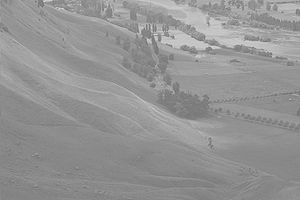
#> input picture images/Q4.jpg, 300 x 200 px
$ python Main.py
#> lines starting #> are read from the running program, lines starting #| are printed output that depends on the picture
import cv2
import matplotlib.pyplot as plt
from math import log2
import os
import numpy

def plotter(img_list, r, w, gray, wr, hr, fig_name = None):
    plt.rcParams['figure.figsize'] = (wr, hr)
    for i in range(len(img_list)):
        plt.subplot(r, w, i + 1)
        if gray:
            plt.imshow(img_list[i][0], cmap = 'gray')
        else:
            plt.imshow(img_list[i][0])
        plt.title(img_list[i][1])
        plt.xticks([])
        plt.yticks([])
    if fig_name is not None:
        plt.savefig(fig_name + '.jpg')
    plt.show()

def each_part_strech(image, type_string):
    transform_function = []
    histg = cv2.calcHist([image],[0],None,[256],[0,256])

    freq_list = []
    for i in range(image.shape[0]):
        for j in range(image.shape[1]):
            freq_list.append(image[i,j])

    if type_string == "stretch":
        c = min(freq_list)
        d = max(freq_list)
    elif type_string == "clip":
        freq_list.sort()
        clip1_list = freq_list[600:59400]
        c = min(clip1_list)
        d = max(clip1_list)

    # print(c, d)
    a = numpy.zeros(shape=(image.shape[0], image.shape[1]))
    for area in range(local_area):
        for i in range(image.shape[0]):
            for j in range(image.shape[1]):
                a[i,j] = round((image[i,j]-c)*(255)/(d-c))
                if a[i,j] <0:
                    a[i,j] = 0
                elif a[i,j]>255:
                    a[i,j] = 255

    # transform function
    for i in range(0,255):
        new_num = round((i-c)*(255)/(d-c))
        if new_num < 0:
            new_num = 0
        elif new_num > 255:
            new_num = 255
        transform_function.append((i,new_num))

    return a, transform_function

def seperate_picture(img, local_area):
    croped_images = []
    if local_area == 1 :
        return [img]


    elif local_area == 4:
        for i in range(2):
            for j in range(2):
                a, b = int(0 + (j*image.shape[0]/2)), int(image.shape[0]/2 + (j* image.shape[0]/2))
                x, y = int(0 + (i*image.shape[1]/2)), int(image.shape[1]/2 + (i *image.shape[1]/2))
                croped_images.append(img[a:b, x:y])
        # [4 lines of commented-out code are left out]
        croped_images = numpy.array(croped_images)
        return croped_images

    elif local_area == 8:
        for i in range(2):
            for j in range(4):
                a, b = int(0 + (j*image.shape[0]/4)), int(image.shape[0]/4 + (j* image.shape[0]/4))
                x, y = int(0 + (i*image.shape[1]/2)), int(image.shape[1]/2 + (i *image.shape[1]/2))
                croped_images.append(img[a:b, x:y])

        # [8 lines of commented-out code are left out]
        croped_images = numpy.array(croped_images)
        return croped_images

def concat_images(pictures_list):
    if local_area == 4:
        f = numpy.row_stack((pictures_list[0], pictures_list[1]))
        g = numpy.row_stack((pictures_list[2], pictures_list[3]))
        h = numpy.column_stack((f,g))
        return h

    elif local_area == 8:
        f = numpy.row_stack((pictures_list[0], pictures_list[1],pictures_list[2],pictures_list[3] ))
        g = numpy.row_stack((pictures_list[4], pictures_list[5], pictures_list[6], pictures_list[7]))
        h = numpy.column_stack((f,g))
        return h


def stretch_hist(image, local_area ):

    transform_functions = [[(color_s, color_d) for color_s, color_d in zip(range(256), range(256))] for _ in range(local_area)]
    croped_images = seperate_picture(image, local_area)
    pictures_list = []
    print("Strech - For Local Area %s"%local_area)

    for i in range(local_area):
        new_image, tf = each_part_strech(croped_images[i], "stretch")

        pictures_list.append(new_image)
        transform_functions[i] = tf

    if local_area != 1:
        new_image = concat_images(pictures_list)

    return new_image, transform_functions


def clip1_hist(image, local_area = 1):

    transform_functions = [[(color_s, color_d) for color_s, color_d in zip(range(256), range(256))] for _ in range(local_area)]
    croped_images = seperate_picture(image, local_area)
    pictures_list = []
    print("Clip1 - For Local Area %s"%local_area)

    for i in range(local_area):
        new_image, tf = each_part_strech(croped_images[i], "clip")
        pictures_list.append(new_image)
        transform_functions[i] = tf

    if local_area != 1:
        new_image = concat_images(pictures_list)

    return new_image, transform_functions


def CDF_calculator(h):
	# finds cumulative sum
	return [sum(h[:i+1]) for i in range(len(h))]


def equalize(image):

    histg = cv2.calcHist([image],[0],None,[256],[0,256])
    cdf = numpy.array(CDF_calculator(histg))

    #transfer function
    sk = numpy.uint8(255 * cdf / (image.shape[0]* image.shape[1]))
    new_image = numpy.zeros_like(image)

	# equalize each pixel
    for i in range(0, image.shape[0]):
        for j in range(0, image.shape[1]):
            new_image[i, j] = sk[image[i, j]]

    transform_function = []
    for i in range(256):
        transform_function.append((i,sk[i]))
    return new_image, transform_function


def equalize_hist(image, local_area ):

    transform_functions = [[(color_s, color_d) for color_s, color_d in zip(range(256), range(256))] for _ in range(local_area)]
    croped_images = seperate_picture(image, local_area)
    pictures_list = []
    print("Equalization - For Local Area %s\n"%local_area)

    for i in range(local_area):
        new_image, tf = equalize(croped_images[i])
        pictures_list.append(new_image)
        transform_functions[i] = tf

    if local_area != 1:
        new_image = concat_images(pictures_list)

    return new_image, transform_functions

image_list = []
local_areas = [1,4, 8]
image = cv2.imread(os.path.join('images', 'Q4.jpg'), cv2.IMREAD_GRAYSCALE)
#> image is the input picture: shape (200, 300); min 100, max 223, mean 148
image_list.append([image, 'src'])

for local_area in local_areas:
    stretched, transforms_stretched = stretch_hist(image, local_area)
    clipped, transforms_clipped = clip1_hist(image, local_area)
    equalized, transforms_equalized = equalize_hist(image, local_area)
    if local_area == 1:
        plt.rcParams['figure.figsize'] = (20, 10)
        for tr, title in [(transforms_stretched, 'transform_stretched'), (transforms_clipped, 'transform_clipped'), (transforms_equalized, 'transform_equalized')]:
            plt.plot([x for x, _ in tr[0]], [y for _, y in tr[0]])
            plt.title(title)
            plt.savefig(title + '.jpg')
            plt.show()
    image_list.append([stretched, 'stretch(%s)'%(local_area)])
    image_list.append([clipped, 'clipping 1 percent(%s)'%(local_area)])
    image_list.append([equalized, 'equalize(%s)'%(local_area)])
    plotter(image_list, 2, 2, True, 20, 10, 'q4a-la(%s)'%(local_area))
    image_list = []
#> this loop made 3 passes
#> pass 1, `stretched, transforms_stretched = stretch_hist(image, local_area)`:
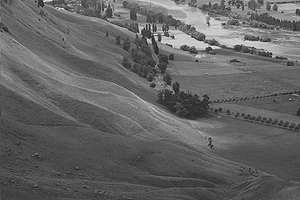
#> stretched: shape (200, 300) float64; min 0, max 255, mean 99.5
#> pass 1, `clipped, transforms_clipped = clip1_hist(image, local_area)`:
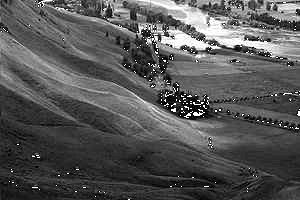
#> clipped: shape (200, 300) float64; min 0, max 255, mean 86.2
#> pass 1, `equalized, transforms_equalized = equalize_hist(image, local_area)`:
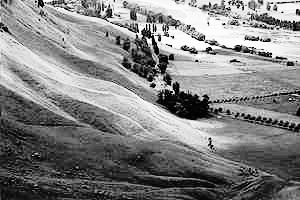
#> equalized: shape (200, 300); min 0, max 255, mean 130
#> pass 1, `plt.savefig(title + '.jpg')`:
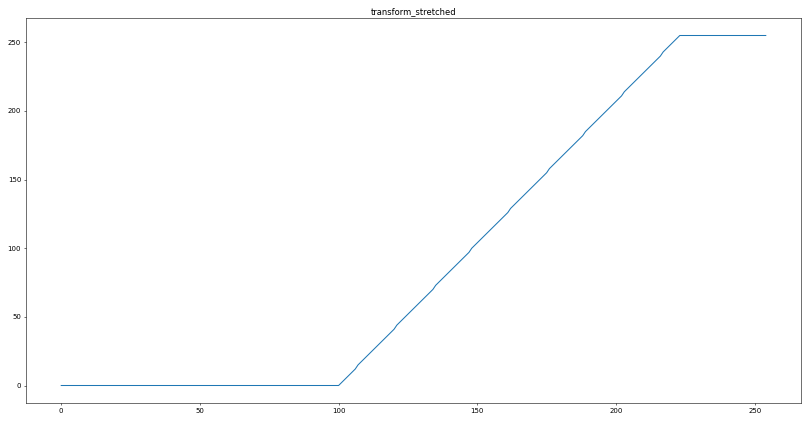
#> figure drawn by matplotlib, 1 panel; curve peaks at x = 223, y = 255
#> pass 2, in plotter (call 2), `plt.savefig(fig_name + '.jpg')`:
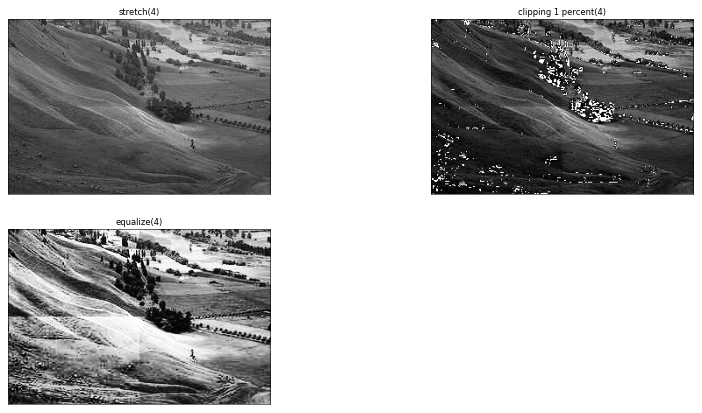
#> figure drawn by matplotlib, 3 panels
